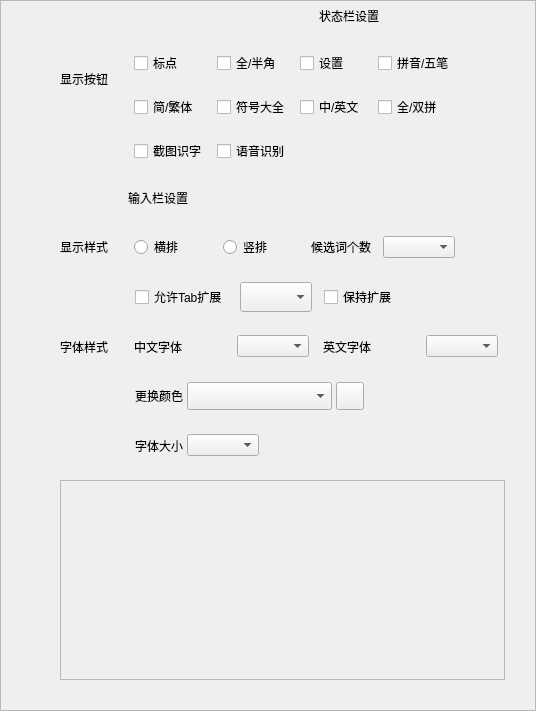
<?xml version="1.0" encoding="UTF-8"?>
<ui version="4.0">
 <class>SkinConfigStackedWidget</class>
 <widget class="QWidget" name="SkinConfigStackedWidget">
  <property name="geometry">
   <rect>
    <x>0</x>
    <y>0</y>
    <width>536</width>
    <height>711</height>
   </rect>
  </property>
  <property name="sizePolicy">
   <sizepolicy hsizetype="Preferred" vsizetype="Preferred">
    <horstretch>0</horstretch>
    <verstretch>0</verstretch>
   </sizepolicy>
  </property>
  <property name="windowTitle">
   <string>Form</string>
  </property>
  <layout class="QVBoxLayout" name="verticalLayout_3">
   <property name="leftMargin">
    <number>0</number>
   </property>
   <property name="topMargin">
    <number>0</number>
   </property>
   <property name="rightMargin">
    <number>0</number>
   </property>
   <property name="bottomMargin">
    <number>0</number>
   </property>
   <item>
    <widget class="QScrollArea" name="scrollArea">
     <property name="widgetResizable">
      <bool>true</bool>
     </property>
     <widget class="QWidget" name="scrollAreaWidgetContents">
      <property name="geometry">
       <rect>
        <x>0</x>
        <y>0</y>
        <width>521</width>
        <height>721</height>
       </rect>
      </property>
      <layout class="QVBoxLayout" name="verticalLayout_4">
       <property name="leftMargin">
        <number>0</number>
       </property>
       <property name="topMargin">
        <number>0</number>
       </property>
       <property name="rightMargin">
        <number>0</number>
       </property>
       <property name="bottomMargin">
        <number>0</number>
       </property>
       <item>
        <layout class="QVBoxLayout" name="verticalLayout_2">
         <property name="spacing">
          <number>20</number>
         </property>
         <property name="topMargin">
          <number>0</number>
         </property>
         <item>
          <layout class="QHBoxLayout" name="label_layout" stretch="0,0,0,0,0">
           <property name="spacing">
            <number>0</number>
           </property>
           <property name="sizeConstraint">
            <enum>QLayout::SetNoConstraint</enum>
           </property>
           <item>
            <spacer name="horizontalSpacer_12">
             <property name="orientation">
              <enum>Qt::Horizontal</enum>
             </property>
             <property name="sizeType">
              <enum>QSizePolicy::Expanding</enum>
             </property>
             <property name="sizeHint" stdset="0">
              <size>
               <width>20</width>
               <height>20</height>
              </size>
             </property>
            </spacer>
           </item>
           <item>
            <widget class="QLabel" name="status_label">
             <property name="text">
              <string/>
             </property>
            </widget>
           </item>
           <item>
            <spacer name="horizontalSpacer_21">
             <property name="orientation">
              <enum>Qt::Horizontal</enum>
             </property>
             <property name="sizeHint" stdset="0">
              <size>
               <width>40</width>
               <height>20</height>
              </size>
             </property>
            </spacer>
           </item>
           <item>
            <widget class="QLabel" name="status_bar_set_label">
             <property name="sizePolicy">
              <sizepolicy hsizetype="Preferred" vsizetype="Expanding">
               <horstretch>0</horstretch>
               <verstretch>0</verstretch>
              </sizepolicy>
             </property>
             <property name="text">
              <string>状态栏设置</string>
             </property>
            </widget>
           </item>
           <item>
            <spacer name="horizontalSpacer_2">
             <property name="orientation">
              <enum>Qt::Horizontal</enum>
             </property>
             <property name="sizeType">
              <enum>QSizePolicy::Expanding</enum>
             </property>
             <property name="sizeHint" stdset="0">
              <size>
               <width>5</width>
               <height>20</height>
              </size>
             </property>
            </spacer>
           </item>
          </layout>
         </item>
         <item>
          <layout class="QHBoxLayout" name="horizontalLayout_12" stretch="4,1,12,3">
           <property name="spacing">
            <number>0</number>
           </property>
           <property name="sizeConstraint">
            <enum>QLayout::SetNoConstraint</enum>
           </property>
           <item>
            <layout class="QHBoxLayout" name="horizontalLayout_5">
             <item>
              <spacer name="horizontalSpacer_18">
               <property name="orientation">
                <enum>Qt::Horizontal</enum>
               </property>
               <property name="sizeType">
                <enum>QSizePolicy::Expanding</enum>
               </property>
               <property name="sizeHint" stdset="0">
                <size>
                 <width>60</width>
                 <height>20</height>
                </size>
               </property>
              </spacer>
             </item>
             <item>
              <layout class="QVBoxLayout" name="verticalLayout" stretch="1,1">
               <property name="spacing">
                <number>20</number>
               </property>
               <item>
                <widget class="QLabel" name="show_btn_label">
                 <property name="text">
                  <string>显示按钮</string>
                 </property>
                </widget>
               </item>
               <item>
                <spacer name="verticalSpacer_2">
                 <property name="orientation">
                  <enum>Qt::Vertical</enum>
                 </property>
                 <property name="sizeHint" stdset="0">
                  <size>
                   <width>20</width>
                   <height>40</height>
                  </size>
                 </property>
                </spacer>
               </item>
              </layout>
             </item>
            </layout>
           </item>
           <item>
            <spacer name="horizontalSpacer_5">
             <property name="orientation">
              <enum>Qt::Horizontal</enum>
             </property>
             <property name="sizeHint" stdset="0">
              <size>
               <width>40</width>
               <height>20</height>
              </size>
             </property>
            </spacer>
           </item>
           <item>
            <layout class="QGridLayout" name="gridLayout">
             <property name="horizontalSpacing">
              <number>10</number>
             </property>
             <property name="verticalSpacing">
              <number>20</number>
             </property>
             <item row="1" column="3">
              <widget class="QCheckBox" name="pinyin_wubi_checkbox">
               <property name="sizePolicy">
                <sizepolicy hsizetype="Minimum" vsizetype="Fixed">
                 <horstretch>0</horstretch>
                 <verstretch>0</verstretch>
                </sizepolicy>
               </property>
               <property name="text">
                <string>拼音/五笔</string>
               </property>
              </widget>
             </item>
             <item row="1" column="1">
              <widget class="QCheckBox" name="full_half_checkbox">
               <property name="sizePolicy">
                <sizepolicy hsizetype="Minimum" vsizetype="Fixed">
                 <horstretch>0</horstretch>
                 <verstretch>0</verstretch>
                </sizepolicy>
               </property>
               <property name="text">
                <string>全/半角</string>
               </property>
              </widget>
             </item>
             <item row="1" column="2">
              <widget class="QCheckBox" name="set_checkbox">
               <property name="sizePolicy">
                <sizepolicy hsizetype="Minimum" vsizetype="Fixed">
                 <horstretch>0</horstretch>
                 <verstretch>0</verstretch>
                </sizepolicy>
               </property>
               <property name="text">
                <string>设置</string>
               </property>
              </widget>
             </item>
             <item row="2" column="0">
              <widget class="QCheckBox" name="simple_tradition_checkbox">
               <property name="sizePolicy">
                <sizepolicy hsizetype="Minimum" vsizetype="Expanding">
                 <horstretch>0</horstretch>
                 <verstretch>0</verstretch>
                </sizepolicy>
               </property>
               <property name="text">
                <string>简/繁体</string>
               </property>
              </widget>
             </item>
             <item row="2" column="1">
              <widget class="QCheckBox" name="special_symbol_checkbox">
               <property name="sizePolicy">
                <sizepolicy hsizetype="Minimum" vsizetype="Expanding">
                 <horstretch>0</horstretch>
                 <verstretch>0</verstretch>
                </sizepolicy>
               </property>
               <property name="text">
                <string>符号大全</string>
               </property>
              </widget>
             </item>
             <item row="1" column="0">
              <widget class="QCheckBox" name="punctuation_checkbox">
               <property name="sizePolicy">
                <sizepolicy hsizetype="Minimum" vsizetype="Expanding">
                 <horstretch>0</horstretch>
                 <verstretch>0</verstretch>
                </sizepolicy>
               </property>
               <property name="text">
                <string>标点</string>
               </property>
              </widget>
             </item>
             <item row="2" column="2">
              <widget class="QCheckBox" name="cn_en_checkbox">
               <property name="text">
                <string>中/英文</string>
               </property>
              </widget>
             </item>
             <item row="2" column="3">
              <widget class="QCheckBox" name="quan_shuang_checkbox">
               <property name="text">
                <string>全/双拼</string>
               </property>
              </widget>
             </item>
             <item row="3" column="1">
              <widget class="QCheckBox" name="voice_addon_checkbox">
               <property name="text">
                <string>语音识别</string>
               </property>
              </widget>
             </item>
             <item row="3" column="0">
              <widget class="QCheckBox" name="ocr_addon_checkbox">
               <property name="text">
                <string>截图识字</string>
               </property>
              </widget>
             </item>
            </layout>
           </item>
           <item>
            <spacer name="horizontalSpacer_17">
             <property name="orientation">
              <enum>Qt::Horizontal</enum>
             </property>
             <property name="sizeHint" stdset="0">
              <size>
               <width>40</width>
               <height>20</height>
              </size>
             </property>
            </spacer>
           </item>
          </layout>
         </item>
         <item>
          <layout class="QHBoxLayout" name="label_layout_2" stretch="0,0,0,0,0,0">
           <property name="spacing">
            <number>4</number>
           </property>
           <property name="sizeConstraint">
            <enum>QLayout::SetNoConstraint</enum>
           </property>
           <item>
            <spacer name="horizontalSpacer_13">
             <property name="orientation">
              <enum>Qt::Horizontal</enum>
             </property>
             <property name="sizeType">
              <enum>QSizePolicy::Expanding</enum>
             </property>
             <property name="sizeHint" stdset="0">
              <size>
               <width>20</width>
               <height>20</height>
              </size>
             </property>
            </spacer>
           </item>
           <item>
            <widget class="QLabel" name="input_label">
             <property name="text">
              <string/>
             </property>
            </widget>
           </item>
           <item>
            <widget class="QLabel" name="input_bar_set_label">
             <property name="sizePolicy">
              <sizepolicy hsizetype="Preferred" vsizetype="Expanding">
               <horstretch>0</horstretch>
               <verstretch>0</verstretch>
              </sizepolicy>
             </property>
             <property name="text">
              <string>输入栏设置</string>
             </property>
            </widget>
           </item>
           <item>
            <spacer name="horizontalSpacer_51">
             <property name="orientation">
              <enum>Qt::Horizontal</enum>
             </property>
             <property name="sizeType">
              <enum>QSizePolicy::Expanding</enum>
             </property>
             <property name="sizeHint" stdset="0">
              <size>
               <width>5</width>
               <height>20</height>
              </size>
             </property>
            </spacer>
           </item>
           <item>
            <spacer name="horizontalSpacer_22">
             <property name="orientation">
              <enum>Qt::Horizontal</enum>
             </property>
             <property name="sizeHint" stdset="0">
              <size>
               <width>40</width>
               <height>20</height>
              </size>
             </property>
            </spacer>
           </item>
           <item>
            <spacer name="horizontalSpacer_3">
             <property name="orientation">
              <enum>Qt::Horizontal</enum>
             </property>
             <property name="sizeType">
              <enum>QSizePolicy::Expanding</enum>
             </property>
             <property name="sizeHint" stdset="0">
              <size>
               <width>5</width>
               <height>20</height>
              </size>
             </property>
            </spacer>
           </item>
          </layout>
         </item>
         <item>
          <layout class="QHBoxLayout" name="horizontalLayout_11" stretch="4,1,12,3">
           <property name="spacing">
            <number>0</number>
           </property>
           <property name="sizeConstraint">
            <enum>QLayout::SetNoConstraint</enum>
           </property>
           <item>
            <layout class="QHBoxLayout" name="horizontalLayout_6">
             <item>
              <spacer name="horizontalSpacer_8">
               <property name="orientation">
                <enum>Qt::Horizontal</enum>
               </property>
               <property name="sizeType">
                <enum>QSizePolicy::Expanding</enum>
               </property>
               <property name="sizeHint" stdset="0">
                <size>
                 <width>60</width>
                 <height>20</height>
                </size>
               </property>
              </spacer>
             </item>
             <item>
              <widget class="QLabel" name="show_style_label">
               <property name="text">
                <string>显示样式</string>
               </property>
              </widget>
             </item>
            </layout>
           </item>
           <item>
            <spacer name="horizontalSpacer_6">
             <property name="orientation">
              <enum>Qt::Horizontal</enum>
             </property>
             <property name="sizeHint" stdset="0">
              <size>
               <width>40</width>
               <height>20</height>
              </size>
             </property>
            </spacer>
           </item>
           <item>
            <layout class="QHBoxLayout" name="horizontalLayout_7" stretch="1,1,0">
             <property name="topMargin">
              <number>0</number>
             </property>
             <property name="bottomMargin">
              <number>0</number>
             </property>
             <item>
              <widget class="QRadioButton" name="horizon_radiobtn">
               <property name="sizePolicy">
                <sizepolicy hsizetype="Minimum" vsizetype="Expanding">
                 <horstretch>0</horstretch>
                 <verstretch>0</verstretch>
                </sizepolicy>
               </property>
               <property name="text">
                <string>横排</string>
               </property>
              </widget>
             </item>
             <item>
              <widget class="QRadioButton" name="vertical_radiobtn">
               <property name="sizePolicy">
                <sizepolicy hsizetype="Minimum" vsizetype="Fixed">
                 <horstretch>0</horstretch>
                 <verstretch>0</verstretch>
                </sizepolicy>
               </property>
               <property name="text">
                <string>竖排</string>
               </property>
              </widget>
             </item>
             <item>
              <layout class="QHBoxLayout" name="horizontalLayout_13">
               <property name="spacing">
                <number>12</number>
               </property>
               <item>
                <widget class="QLabel" name="label_3">
                 <property name="text">
                  <string>候选词个数</string>
                 </property>
                </widget>
               </item>
               <item>
                <widget class="CustomizeCombobox" name="candidates_combo"/>
               </item>
              </layout>
             </item>
            </layout>
           </item>
           <item>
            <spacer name="horizontalSpacer_9">
             <property name="orientation">
              <enum>Qt::Horizontal</enum>
             </property>
             <property name="sizeHint" stdset="0">
              <size>
               <width>18</width>
               <height>20</height>
              </size>
             </property>
            </spacer>
           </item>
          </layout>
         </item>
         <item>
          <layout class="QHBoxLayout" name="horizontalLayout_8" stretch="5,12,3">
           <property name="spacing">
            <number>0</number>
           </property>
           <item>
            <spacer name="horizontalSpacer_7">
             <property name="orientation">
              <enum>Qt::Horizontal</enum>
             </property>
             <property name="sizeHint" stdset="0">
              <size>
               <width>40</width>
               <height>20</height>
              </size>
             </property>
            </spacer>
           </item>
           <item>
            <layout class="QHBoxLayout" name="horizontalLayout_4">
             <property name="spacing">
              <number>12</number>
             </property>
             <item>
              <widget class="QCheckBox" name="expand_checkbox">
               <property name="sizePolicy">
                <sizepolicy hsizetype="Minimum" vsizetype="Expanding">
                 <horstretch>0</horstretch>
                 <verstretch>0</verstretch>
                </sizepolicy>
               </property>
               <property name="text">
                <string>允许Tab扩展</string>
               </property>
              </widget>
             </item>
             <item>
              <widget class="CustomizeCombobox" name="expand_candidates_combo">
               <property name="sizePolicy">
                <sizepolicy hsizetype="Expanding" vsizetype="Fixed">
                 <horstretch>0</horstretch>
                 <verstretch>0</verstretch>
                </sizepolicy>
               </property>
               <property name="minimumSize">
                <size>
                 <width>0</width>
                 <height>0</height>
                </size>
               </property>
               <property name="maximumSize">
                <size>
                 <width>16777215</width>
                 <height>16635</height>
                </size>
               </property>
              </widget>
             </item>
             <item>
              <widget class="QCheckBox" name="always_expand_checkbox">
               <property name="sizePolicy">
                <sizepolicy hsizetype="Minimum" vsizetype="Expanding">
                 <horstretch>0</horstretch>
                 <verstretch>0</verstretch>
                </sizepolicy>
               </property>
               <property name="text">
                <string>保持扩展</string>
               </property>
              </widget>
             </item>
             <item>
              <spacer name="horizontalSpacer_14">
               <property name="orientation">
                <enum>Qt::Horizontal</enum>
               </property>
               <property name="sizeHint" stdset="0">
                <size>
                 <width>40</width>
                 <height>20</height>
                </size>
               </property>
              </spacer>
             </item>
            </layout>
           </item>
           <item>
            <spacer name="horizontalSpacer_10">
             <property name="orientation">
              <enum>Qt::Horizontal</enum>
             </property>
             <property name="sizeHint" stdset="0">
              <size>
               <width>40</width>
               <height>20</height>
              </size>
             </property>
            </spacer>
           </item>
          </layout>
         </item>
         <item>
          <layout class="QHBoxLayout" name="horizontalLayout_9" stretch="4,1,14,1">
           <property name="spacing">
            <number>0</number>
           </property>
           <property name="sizeConstraint">
            <enum>QLayout::SetNoConstraint</enum>
           </property>
           <item>
            <layout class="QHBoxLayout" name="horizontalLayout_3">
             <property name="spacing">
              <number>6</number>
             </property>
             <item>
              <spacer name="horizontalSpacer_15">
               <property name="orientation">
                <enum>Qt::Horizontal</enum>
               </property>
               <property name="sizeType">
                <enum>QSizePolicy::Expanding</enum>
               </property>
               <property name="sizeHint" stdset="0">
                <size>
                 <width>60</width>
                 <height>20</height>
                </size>
               </property>
              </spacer>
             </item>
             <item>
              <widget class="QLabel" name="skin_font_style_label">
               <property name="text">
                <string>字体样式</string>
               </property>
              </widget>
             </item>
            </layout>
           </item>
           <item>
            <spacer name="horizontalSpacer_11">
             <property name="orientation">
              <enum>Qt::Horizontal</enum>
             </property>
             <property name="sizeHint" stdset="0">
              <size>
               <width>40</width>
               <height>20</height>
              </size>
             </property>
            </spacer>
           </item>
           <item>
            <layout class="QHBoxLayout" name="horizontalLayout_2" stretch="0,0,0,0,0,0">
             <property name="spacing">
              <number>4</number>
             </property>
             <property name="topMargin">
              <number>0</number>
             </property>
             <property name="bottomMargin">
              <number>0</number>
             </property>
             <item>
              <widget class="QLabel" name="label_4">
               <property name="sizePolicy">
                <sizepolicy hsizetype="Preferred" vsizetype="Expanding">
                 <horstretch>0</horstretch>
                 <verstretch>0</verstretch>
                </sizepolicy>
               </property>
               <property name="text">
                <string>中文字体</string>
               </property>
              </widget>
             </item>
             <item>
              <widget class="CustomizeCombobox" name="chinese_font_combo">
               <property name="sizePolicy">
                <sizepolicy hsizetype="Fixed" vsizetype="Fixed">
                 <horstretch>0</horstretch>
                 <verstretch>0</verstretch>
                </sizepolicy>
               </property>
              </widget>
             </item>
             <item>
              <spacer name="horizontalSpacer_23">
               <property name="orientation">
                <enum>Qt::Horizontal</enum>
               </property>
               <property name="sizeType">
                <enum>QSizePolicy::Fixed</enum>
               </property>
               <property name="sizeHint" stdset="0">
                <size>
                 <width>10</width>
                 <height>20</height>
                </size>
               </property>
              </spacer>
             </item>
             <item>
              <widget class="QLabel" name="label_5">
               <property name="sizePolicy">
                <sizepolicy hsizetype="Preferred" vsizetype="Expanding">
                 <horstretch>0</horstretch>
                 <verstretch>0</verstretch>
                </sizepolicy>
               </property>
               <property name="text">
                <string>英文字体</string>
               </property>
              </widget>
             </item>
             <item>
              <widget class="CustomizeCombobox" name="english_font_combo">
               <property name="sizePolicy">
                <sizepolicy hsizetype="Fixed" vsizetype="Fixed">
                 <horstretch>0</horstretch>
                 <verstretch>0</verstretch>
                </sizepolicy>
               </property>
              </widget>
             </item>
             <item>
              <spacer name="horizontalSpacer_19">
               <property name="orientation">
                <enum>Qt::Horizontal</enum>
               </property>
               <property name="sizeType">
                <enum>QSizePolicy::Fixed</enum>
               </property>
               <property name="sizeHint" stdset="0">
                <size>
                 <width>10</width>
                 <height>20</height>
                </size>
               </property>
              </spacer>
             </item>
            </layout>
           </item>
           <item>
            <spacer name="horizontalSpacer_16">
             <property name="orientation">
              <enum>Qt::Horizontal</enum>
             </property>
             <property name="sizeHint" stdset="0">
              <size>
               <width>40</width>
               <height>20</height>
              </size>
             </property>
            </spacer>
           </item>
          </layout>
         </item>
         <item>
          <layout class="QHBoxLayout" name="horizontalLayout_14" stretch="5,14,1">
           <property name="spacing">
            <number>0</number>
           </property>
           <property name="sizeConstraint">
            <enum>QLayout::SetNoConstraint</enum>
           </property>
           <property name="topMargin">
            <number>0</number>
           </property>
           <property name="bottomMargin">
            <number>0</number>
           </property>
           <item>
            <spacer name="horizontalSpacer_24">
             <property name="orientation">
              <enum>Qt::Horizontal</enum>
             </property>
             <property name="sizeType">
              <enum>QSizePolicy::Expanding</enum>
             </property>
             <property name="sizeHint" stdset="0">
              <size>
               <width>40</width>
               <height>20</height>
              </size>
             </property>
            </spacer>
           </item>
           <item>
            <layout class="QHBoxLayout" name="horizontalLayout_15" stretch="0,0,0,0">
             <property name="spacing">
              <number>4</number>
             </property>
             <item>
              <widget class="QLabel" name="label_7">
               <property name="sizePolicy">
                <sizepolicy hsizetype="Preferred" vsizetype="Expanding">
                 <horstretch>0</horstretch>
                 <verstretch>0</verstretch>
                </sizepolicy>
               </property>
               <property name="text">
                <string>更换颜色</string>
               </property>
              </widget>
             </item>
             <item>
              <widget class="CustomizeCombobox" name="color_list_combo">
               <property name="sizePolicy">
                <sizepolicy hsizetype="Expanding" vsizetype="Fixed">
                 <horstretch>0</horstretch>
                 <verstretch>0</verstretch>
                </sizepolicy>
               </property>
               <property name="minimumSize">
                <size>
                 <width>0</width>
                 <height>28</height>
                </size>
               </property>
               <property name="maximumSize">
                <size>
                 <width>16635</width>
                 <height>16777215</height>
                </size>
               </property>
              </widget>
             </item>
             <item>
              <widget class="QPushButton" name="select_color_btn">
               <property name="minimumSize">
                <size>
                 <width>28</width>
                 <height>28</height>
                </size>
               </property>
               <property name="maximumSize">
                <size>
                 <width>28</width>
                 <height>28</height>
                </size>
               </property>
               <property name="text">
                <string/>
               </property>
              </widget>
             </item>
             <item>
              <spacer name="horizontalSpacer_25">
               <property name="orientation">
                <enum>Qt::Horizontal</enum>
               </property>
               <property name="sizeType">
                <enum>QSizePolicy::Expanding</enum>
               </property>
               <property name="sizeHint" stdset="0">
                <size>
                 <width>140</width>
                 <height>20</height>
                </size>
               </property>
              </spacer>
             </item>
            </layout>
           </item>
           <item>
            <spacer name="horizontalSpacer_26">
             <property name="orientation">
              <enum>Qt::Horizontal</enum>
             </property>
             <property name="sizeHint" stdset="0">
              <size>
               <width>40</width>
               <height>20</height>
              </size>
             </property>
            </spacer>
           </item>
          </layout>
         </item>
         <item>
          <layout class="QHBoxLayout" name="horizontalLayout" stretch="5,14,1">
           <property name="spacing">
            <number>0</number>
           </property>
           <property name="sizeConstraint">
            <enum>QLayout::SetNoConstraint</enum>
           </property>
           <property name="topMargin">
            <number>0</number>
           </property>
           <property name="bottomMargin">
            <number>0</number>
           </property>
           <item>
            <spacer name="horizontalSpacer">
             <property name="orientation">
              <enum>Qt::Horizontal</enum>
             </property>
             <property name="sizeType">
              <enum>QSizePolicy::Expanding</enum>
             </property>
             <property name="sizeHint" stdset="0">
              <size>
               <width>40</width>
               <height>20</height>
              </size>
             </property>
            </spacer>
           </item>
           <item>
            <layout class="QHBoxLayout" name="horizontalLayout_10" stretch="0,0,0">
             <property name="spacing">
              <number>4</number>
             </property>
             <item>
              <widget class="QLabel" name="label_6">
               <property name="sizePolicy">
                <sizepolicy hsizetype="Preferred" vsizetype="Expanding">
                 <horstretch>0</horstretch>
                 <verstretch>0</verstretch>
                </sizepolicy>
               </property>
               <property name="text">
                <string>字体大小</string>
               </property>
              </widget>
             </item>
             <item>
              <widget class="CustomizeCombobox" name="font_size_combo"/>
             </item>
             <item>
              <spacer name="horizontalSpacer_20">
               <property name="orientation">
                <enum>Qt::Horizontal</enum>
               </property>
               <property name="sizeHint" stdset="0">
                <size>
                 <width>40</width>
                 <height>20</height>
                </size>
               </property>
              </spacer>
             </item>
            </layout>
           </item>
           <item>
            <spacer name="horizontalSpacer_4">
             <property name="orientation">
              <enum>Qt::Horizontal</enum>
             </property>
             <property name="sizeHint" stdset="0">
              <size>
               <width>40</width>
               <height>20</height>
              </size>
             </property>
            </spacer>
           </item>
          </layout>
         </item>
         <item>
          <layout class="QHBoxLayout" name="horizontalLayout_17" stretch="2,15,1">
           <item>
            <spacer name="horizontalSpacer_28">
             <property name="orientation">
              <enum>Qt::Horizontal</enum>
             </property>
             <property name="sizeHint" stdset="0">
              <size>
               <width>40</width>
               <height>20</height>
              </size>
             </property>
            </spacer>
           </item>
           <item>
            <widget class="QScrollArea" name="preview_Area">
             <property name="minimumSize">
              <size>
               <width>0</width>
               <height>200</height>
              </size>
             </property>
             <property name="widgetResizable">
              <bool>true</bool>
             </property>
             <property name="alignment">
              <set>Qt::AlignLeading|Qt::AlignLeft|Qt::AlignTop</set>
             </property>
             <widget class="QWidget" name="preview_layout_wight">
              <property name="geometry">
               <rect>
                <x>0</x>
                <y>0</y>
                <width>419</width>
                <height>198</height>
               </rect>
              </property>
              <layout class="QVBoxLayout" name="verticalLayout_6">
               <property name="leftMargin">
                <number>0</number>
               </property>
               <property name="topMargin">
                <number>0</number>
               </property>
               <property name="rightMargin">
                <number>0</number>
               </property>
               <property name="bottomMargin">
                <number>0</number>
               </property>
               <item>
                <widget class="QWidget" name="preview_widght" native="true"/>
               </item>
              </layout>
             </widget>
            </widget>
           </item>
           <item>
            <spacer name="horizontalSpacer_29">
             <property name="orientation">
              <enum>Qt::Horizontal</enum>
             </property>
             <property name="sizeHint" stdset="0">
              <size>
               <width>40</width>
               <height>20</height>
              </size>
             </property>
            </spacer>
           </item>
          </layout>
         </item>
         <item>
          <spacer name="verticalSpacer">
           <property name="orientation">
            <enum>Qt::Vertical</enum>
           </property>
           <property name="sizeType">
            <enum>QSizePolicy::Expanding</enum>
           </property>
           <property name="sizeHint" stdset="0">
            <size>
             <width>20</width>
             <height>13</height>
            </size>
           </property>
          </spacer>
         </item>
        </layout>
       </item>
      </layout>
     </widget>
    </widget>
   </item>
  </layout>
 </widget>
 <customwidgets>
  <customwidget>
   <class>CustomizeCombobox</class>
   <extends>QComboBox</extends>
   <header location="global">customize_ui/customizecombobox.h</header>
  </customwidget>
 </customwidgets>
 <resources/>
 <connections/>
</ui>
